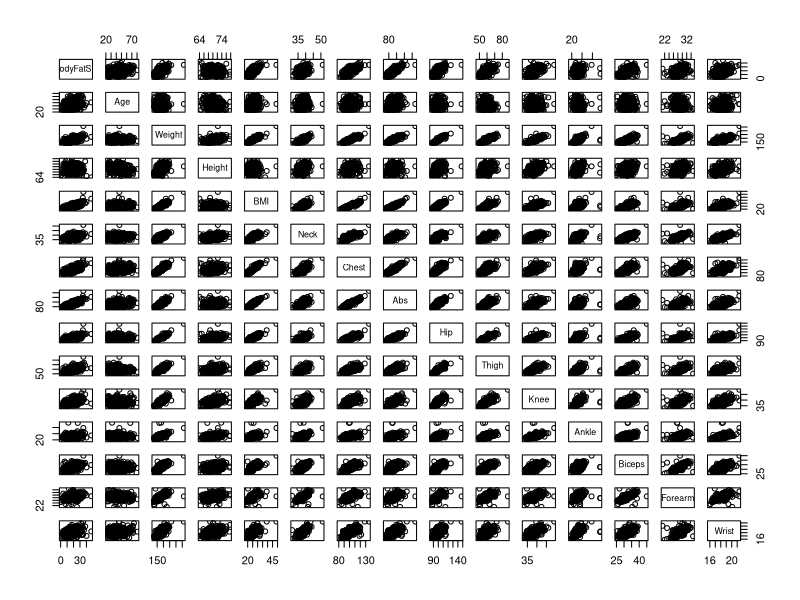
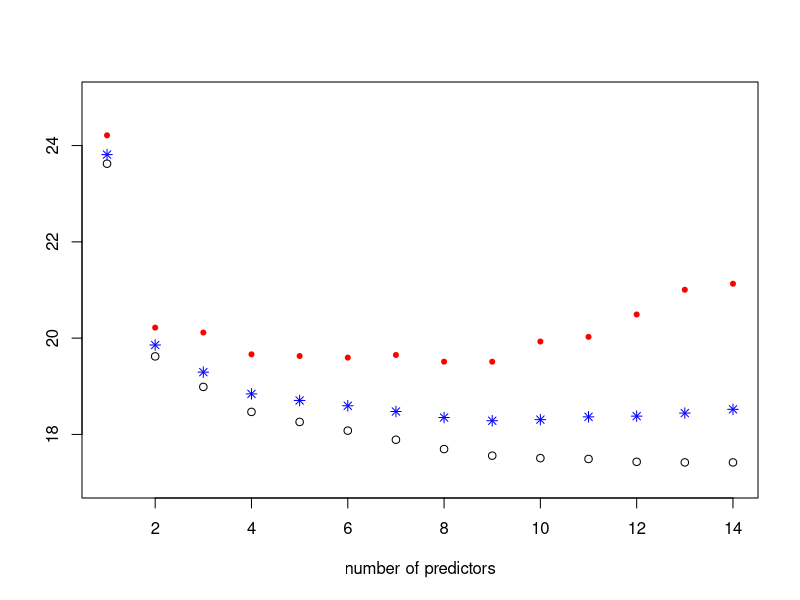

Reproduce these figures in R, in order.
#############Part 2#############
bodyfat = read.csv("bodyfat.csv")

dim(bodyfat)
n = dim(bodyfat)[1]

attach(bodyfat)
names(bodyfat)  # using BodyFatSiri as response, versus Density or BodyFatBrozek
pairs(bodyfat[,-c(1,2,4)])

#fit response on all predictors
Fullmodel = (BodyFatSiri ~ Age + Weight + Height + BMI + Neck + Chest + Abs + Hip
			+ Thigh + Knee + Ankle + Biceps + Forearm + Wrist)
Fullfit = lm(Fullmodel,data=bodyfat)
summary(Fullfit)  















#forwardregression
nullfit = lm(BodyFatSiri ~ 1,data=bodyfat)  #fit response on intercept only
summary(nullfit)
anova(nullfit)

step(nullfit, scope=list(lower=nullfit, upper=Fullfit), direction="forward",k=.1) 
	#forcing the selection to go through all the variables
	#order: Abs, Weight, Wrist, Forearm, Neck, Biceps, Age, Thigh, Hip, Ankle, BMI, Height, Chest, Knee)
	#introducing predictor (x) variables in order as selected by forward regression
Model1 = (BodyFatSiri ~ Abs)
Model2 = (BodyFatSiri ~ Abs+Weight)
Model3 = (BodyFatSiri ~ Abs+Weight+Wrist)
Model4 = (BodyFatSiri ~ Abs+Weight+Wrist+Forearm)
Model5 = (BodyFatSiri ~ Abs+Weight+Wrist+Forearm+Neck)
Model6 = (BodyFatSiri ~ Abs+Weight+Wrist+Forearm+Neck+Biceps)
Model7 = (BodyFatSiri ~ Abs+Weight+Wrist+Forearm+Neck+Biceps+Age)
Model8 = (BodyFatSiri ~ Abs+Weight+Wrist+Forearm+Neck+Biceps+Age+Thigh)
Model9 = (BodyFatSiri ~ Abs+Weight+Wrist+Forearm+Neck+Biceps+Age+Thigh+Hip)
Model10 = (BodyFatSiri ~ Abs+Weight+Wrist+Forearm+Neck+Biceps+Age+Thigh+Hip+Ankle)
Model11 = (BodyFatSiri ~ Abs+Weight+Wrist+Forearm+Neck+Biceps+Age+Thigh+Hip+Ankle+BMI)
Model12 = (BodyFatSiri ~ Abs+Weight+Wrist+Forearm+Neck+Biceps+Age+Thigh+Hip+Ankle+BMI+Height)
Model13 = (BodyFatSiri ~ Abs+Weight+Wrist+Forearm+Neck+Biceps+Age+Thigh+Hip+Ankle+BMI+Height+Chest)
Model14 = (BodyFatSiri ~ Abs+Weight+Wrist+Forearm+Neck+Biceps+Age+Thigh+Hip+Ankle+BMI+Height+Chest+Knee)
allModels = list(Model1,Model2,Model3,Model4,Model5,Model6,Model7,
				 Model8,Model9,Model10,Model11,Model12,Model13,Model14)	

				 
		
		
#applying 10-fold cross-validation for model selection
k = 10 
groups = c(rep(1:k,floor(n/k)),1:(n-floor(n/k)*k))  #produces list of group labels
groups
set.seed(2)
cvgroups = sample(groups,n)  #orders randomly, with seed (2) to determine starting point

allmodelMSE = rep(NA,14)  #place-holder for results
allmodelMSEadj = rep(NA,14)  #place-holder for results
allmodelCV = rep(NA,14) #place-holder for results
	#fits for each model m, including predictors 1:m in order of forward step regression selection
for (m in 1:14) {
  mPredfit = lm(formula = allModels[[m]],data=bodyfat)
  allmodelMSE[m] = sum((mPredfit$fitted.values-BodyFatSiri)^2)/n
  allmodelMSEadj[m] = sum((mPredfit$fitted.values-BodyFatSiri)^2)/(n-1-m)

  #prediction via cross-validation
  allpredictedCV = rep(0,n)
  for (i in 1:k)  {
    groupi = (cvgroups == i)
	lmfitCV = lm(formula = allModels[[m]],data=bodyfat,subset=!groupi)
    allpredictedCV[groupi] = predict.lm(lmfitCV,bodyfat[groupi,])
  }
  allmodelCV[m] = sum((allpredictedCV-BodyFatSiri)^2)/n
}

cbind(allmodelMSE,allmodelMSEadj,allmodelCV)





#comparison
plot(1:14,allmodelMSE,ylim = c(17,25),xlab="number of predictors",ylab="")
	# MSE for each model fit plotted against number of predictors ("complexity" of model)
points(1:14,allmodelMSEadj,col="blue",pch=8)
	# MSE, adjusted for the number of predictors, plotted against number of predictors
points(1:14,allmodelCV,col="red",pch=20)
	# CV(10), adjusted for the number of predictors, plotted against number of predictors

#select model with anywhere between 4 and 9 predictors
#abs, weight, wrist, and forearm





















